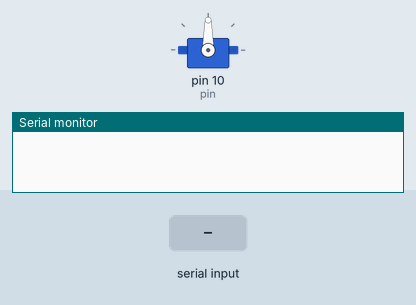
A sketch run on a simulated Arduino Uno, built with avr-gcc and run on an emulated ATmega328P. Parts: servo, the last lines printed to the serial monitor. The inputs (shaded band) are chosen by the test bench.

Above: at 1.2 s.
1.3 s: "0" received over Serial
At 1.9 s:
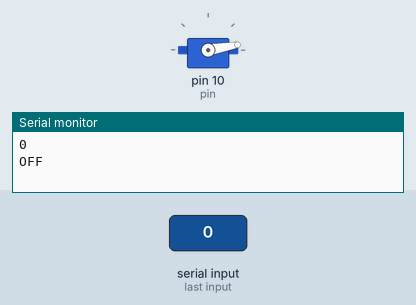
2.8 s: "1" received over Serial
At 4.2 s:
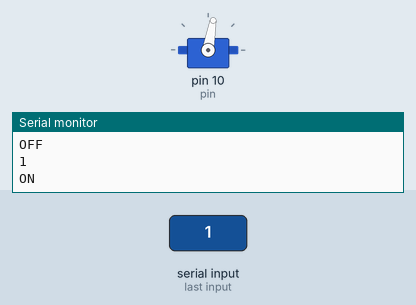
Timing chart, 0 to 5.8 s (numbered marks = the images above; inputs shaded):
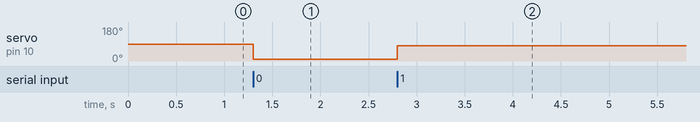

Measured:
- after the input at 1.3 s, servo on pin 10 (pin): 90° → 10° at once
- after the input at 2.8 s, servo on pin 10 (pin): 10° → 80° at once

The sketch:

ON_OFF_COMMUNICATION.ino
```cpp
#include <Servo.h>

Servo myservo;
char serialData;
int pin=10;

void setup(){
  pinMode(pin, OUTPUT);
  Serial.begin(9600);
  myservo.attach(10);
}

void loop() {
  if (Serial.available() > 0){
    serialData = Serial.read();
    Serial.println(serialData);

    if(serialData == '1'){
      myservo.write(80);
      Serial.println("ON");
    }
    else if (serialData == '0'){
      myservo.write(10);
      Serial.println("OFF");
    }
  }
}
```
